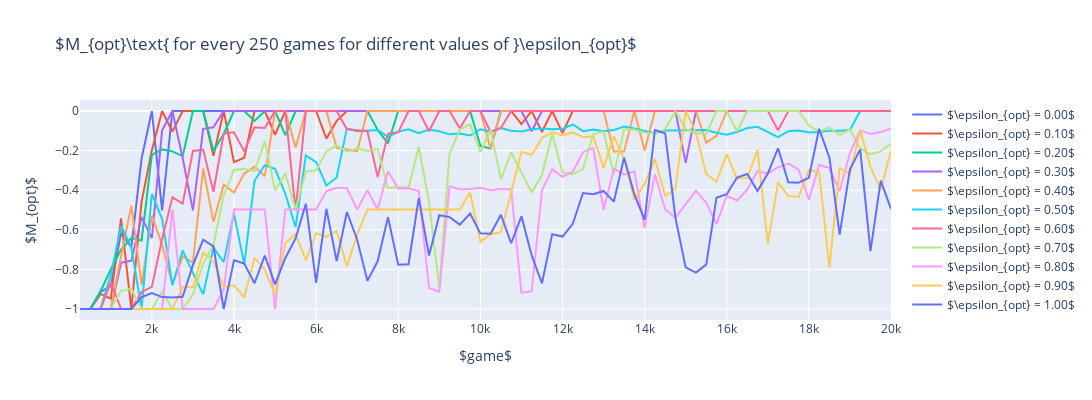

The notebook cell this image was saved under:
### Code cell
fig = go.Figure()

for i, y_i in enumerate(eps_M_opts):
    fig.add_trace(go.Scatter(x=x, y=y_i, mode='lines',name=r'$\epsilon_{opt} = %.2f$' % eps_list[i]))

fig.update_layout(
    title=r'$M_{opt}\text{ for every %d games for different values of }\epsilon_{opt}$' % averaging_steps,
    xaxis_title=r'$game$',
    yaxis_title=r'$M_{opt}$',
    width=1200, height=400
)

fig.show()
